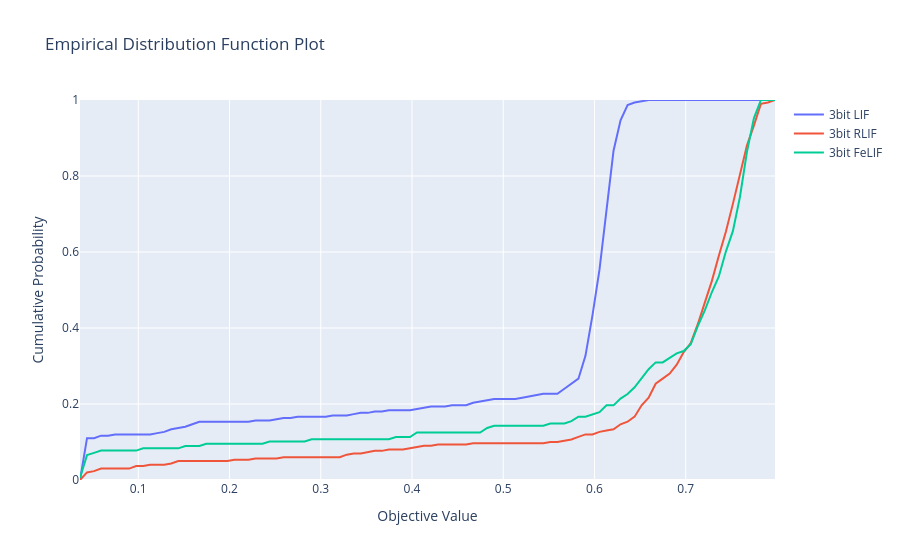

Notebook code for this chart:
### Code cell
from plotly.io import show

studies = []
model_name = ["LIF", "RLIF", "FeLIF"]
quantizations = [3]
for model in model_name:
    for quantization in quantizations:
        storage = optuna.storages.RDBStorage("sqlite:///bruno.db")
        study = optuna.load_study(
            storage=storage, study_name=f"{quantization}bit {model}"
        )
        studies.append(study)

fig = optuna.visualization.plot_edf(studies)
show(fig)
